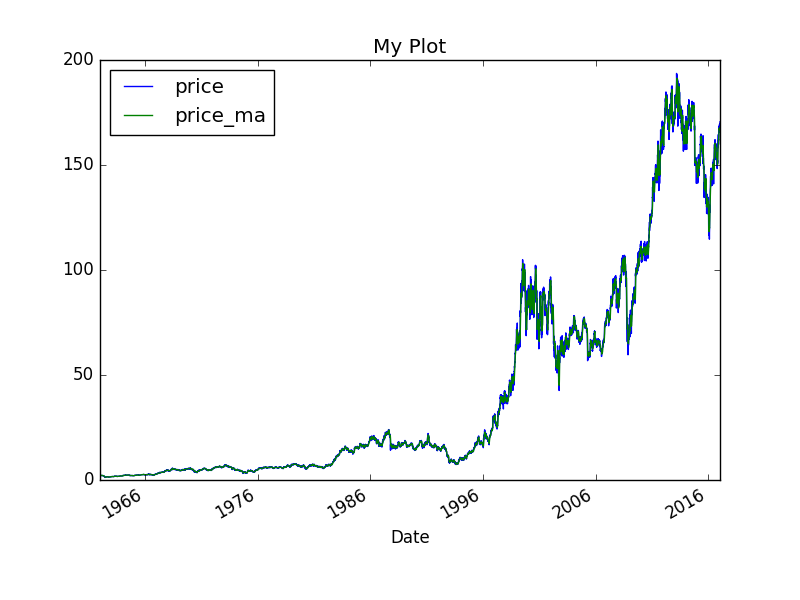

Python code for this plot:
# dan_ibm_prices3.py

# This script should
# plot IBM prices and 10-day moving avg into a PNG file.

import pandas as pd
import matplotlib.pyplot as plt
from datetime import datetime

prices0_df = pd.read_csv('http://ichart.finance.yahoo.com/table.csv?s=IBM')
prices0_df.to_csv('/tmp/prices0.csv', float_format='%4.2f', index=False)
# Now I should have a CSV file.

prices1_df = pd.read_csv('/tmp/prices0.csv')

prices2_df = prices1_df.copy()[['Date','Adj Close']].sort_values(['Date'])

prices2_df.columns = ['date_s','price']

price_ma_sr = prices2_df.rolling(window=10).mean().price.fillna(0)

prices2_df['price_ma'] = price_ma_sr

prices3_df = prices2_df.copy()[['date_s','price','price_ma']]

date_dt_l = [datetime.strptime(day_s, '%Y-%m-%d') for day_s in prices3_df.date_s]

prices3_df['Date'] = date_dt_l

prices4_df = prices3_df.copy()[['Date','price','price_ma']]
prices5_df = prices4_df.set_index('Date')

# I should plot:
prices5_df.plot.line(title="My Plot")
#plt.show()
plt.savefig('dan_ibm_prices3.png')
print('I should have a new plot now: dan_ibm_prices3.png')

# It is hard to see the mvg avg in above plot.
# I should plot a shorter duration:
gt20161_sr = (prices5_df.index > datetime.strptime('2016-01-01', '%Y-%m-%d'))
gt20162_sr = (prices5_df.index < datetime.strptime('2016-06-01', '%Y-%m-%d'))
gt2016_sr  = (gt20161_sr & gt20162_sr)

prices5_df[gt2016_sr].plot.line(title="IBM")

plt.savefig('dan_ibm_prices4.png')
print('I should have a new plot now: dan_ibm_prices4.png')
